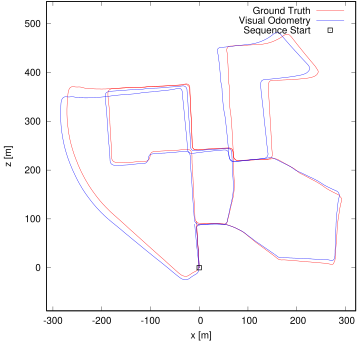

The gnuplot source for this figure:
set term postscript eps enhanced color
set output "00.eps"
set size ratio -1
set xrange [-312.956757:321.058380]
set yrange [-88.422165:545.592957]
set xlabel "x [m]"
set ylabel "z [m]"
plot "00.txt" using 1:3 lc rgb "#FF0000" title 'Ground Truth' w lines,"00.txt" using 4:6 lc rgb "#0000FF" title 'Visual Odometry' w lines,"< head -1 00.txt" using 1:3 lc rgb "#000000" pt 4 ps 1 lw 2 title 'Sequence Start' w points
